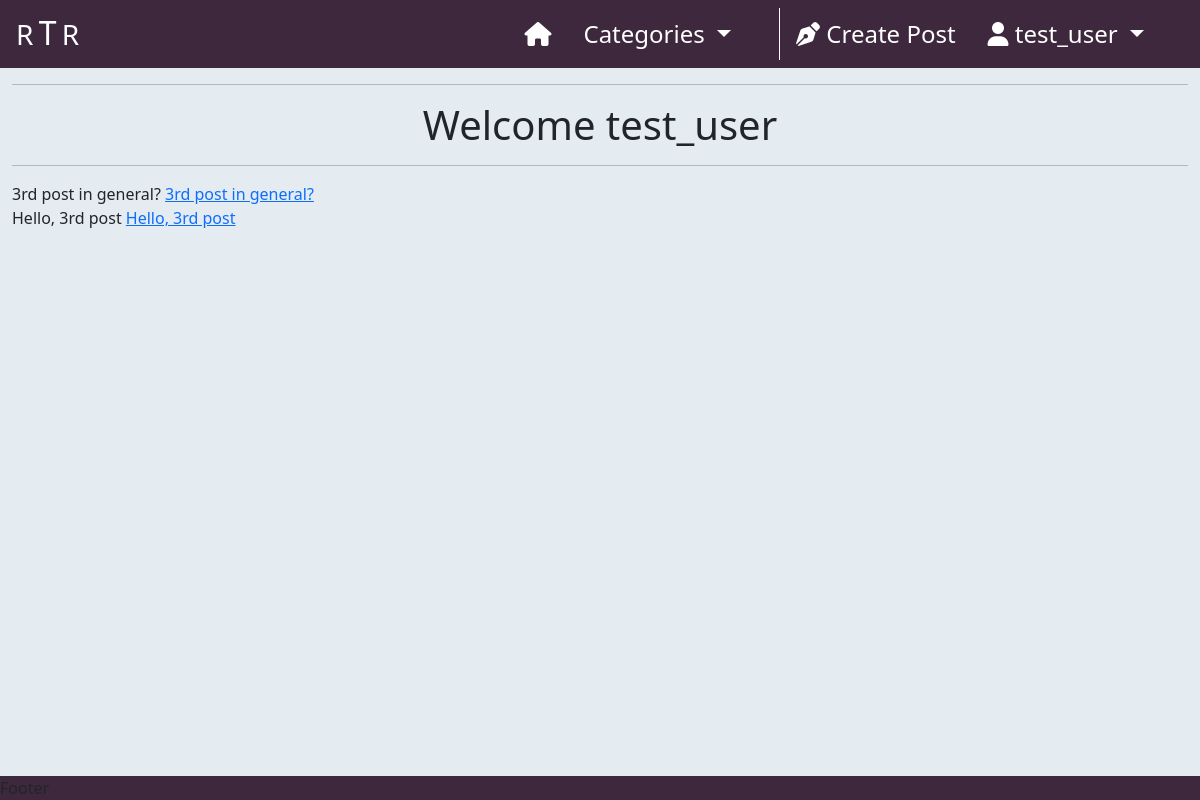
The page /profile/ (signed in) on the database as committed earlier.
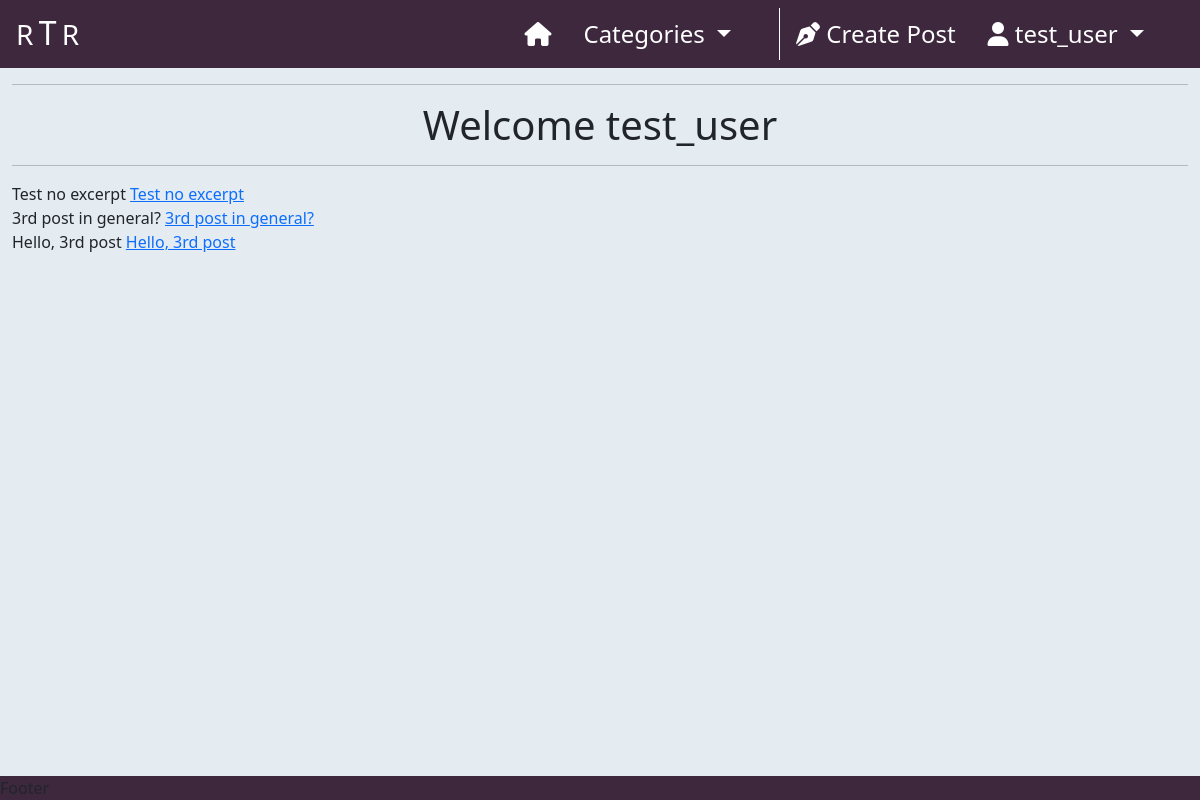
The same page on the database as committed later.
### newssite/models.py (models this page shows, shortened)
class Post(models.Model):
    title = models.CharField(max_length=200, unique=True)
    slug = models.SlugField(
        max_length=200,
        unique=True,
        null=True,
        blank=True
    )
    author = models.ForeignKey(
        User,
        on_delete=models.CASCADE,
        related_name='posts'
    )
    is_edited = models.BooleanField(default=False)
    excerpt = models.TextField(max_length=300, null=True, blank=True)
    content = models.TextField()
    category = models.ForeignKey(
        Category,
        max_length=30,
        null=True,
        blank=True,
        on_delete=models.SET_NULL
    )
    featured_image = CloudinaryField('image', default='placeholder')
    created_on = models.DateTimeField(auto_now_add=True)
    status = models.IntegerField(choices=STATUS, default=1)
    likes = models.ManyToManyField(User, related_name='likes', blank=True)
    class Meta:
        ordering = ['-created_on']

### profiles/views.py (the view)
# urls.py: path('', login_required(views.ProfileView.as_view()), name="profile"),
class ProfileView(View):
    def get(self, request, *args, **kwargs):
        profile = get_object_or_404(UserProfile, user=request.user)
        posts = Post.objects.filter(author=profile.user.id)
        comments = Comment.objects.filter(author=profile.user.id)
        return render(
            request,
            "profiles/profile.html",
            {
                'profile': profile,
                'posts': posts,
                'comments': comments,
            },
        )

### newssite/context_processors.py (called while the page is built)
def categories(request):
    return {
        'categories': Category.objects.all()
    }

### newssite/models.py (called while the page is built)
    def __str__(self):
        return self.name

### profiles/templates/profiles/profile.html (shortened to what this page needs)
{% extends "base.html" %}
{% load static %}
{% block content %}
    <div class="container-fluid">
        <div class="row">
            <div class="col-12 text-center">
                <hr>
                <h1>Welcome {{ request.user.username }}</h1>
                <hr>
            </div>
        </div>
        <div class="row">
            <div class="col-12">
                {% for post in posts %}
                <div class="row">
                    <div class="col-12">
                        {{ post.title }}
                        <a href="{% url 'edit_post' post.slug %}">{{post.title}}</a>
                    </div>
                </div>
                {% endfor %}
            </div>
        </div>
    </div>
{% endblock %}

Rows that differ between the two databases and show on the page:
added Post: title "Test no excerpt"
